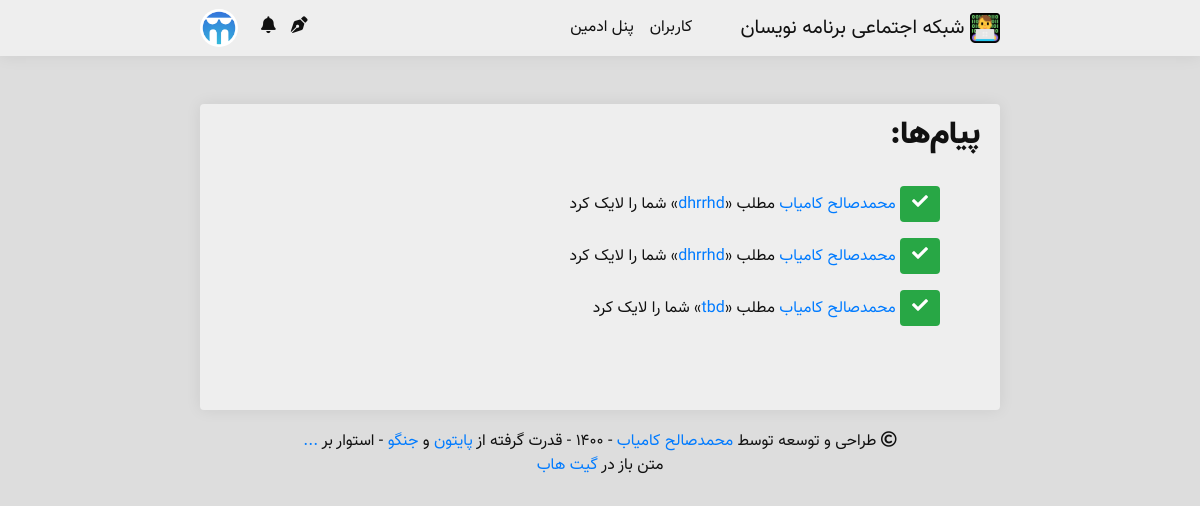
The app's page /user/notifications/all/?page=1/ (signed in), older data.
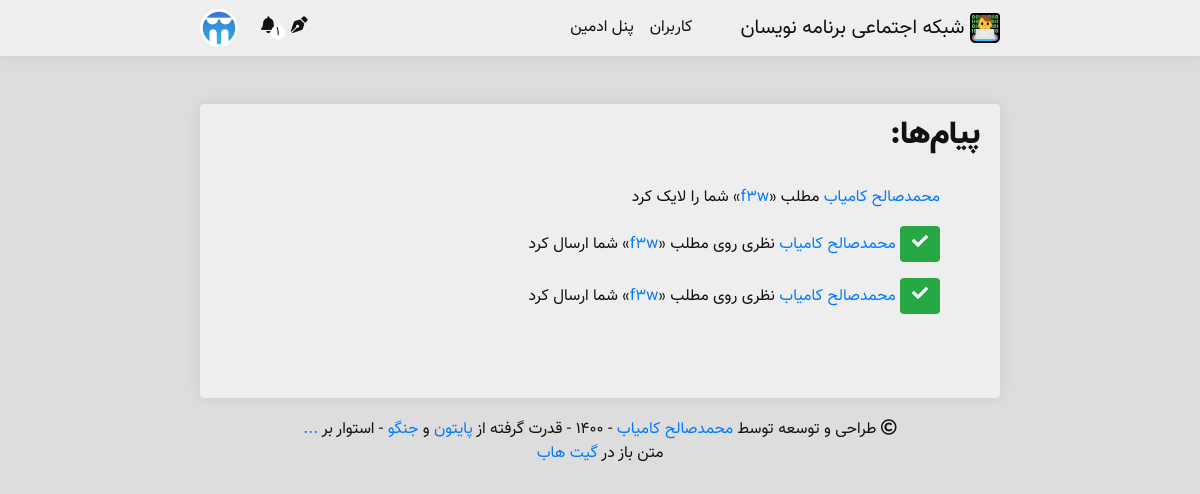
The same page, newer data.
### main/models.py (models this page shows)
class Notification(models.Model):
    givver = models.ForeignKey('Person', on_delete = models.SET_NULL, null = True, verbose_name = 'گیرنده')
    message = models.TextField(verbose_name = 'متن پیام')
    notif_type = models.CharField(max_length = 10, null = True, default = None, verbose_name = 'نوع')
    done = models.BooleanField(default = False, verbose_name = 'خوانده شده')
    class Meta:
        verbose_name = 'پیام'
        verbose_name_plural = 'پیام‌ها'

### persons/views.py (the view)
# urls.py: path('notifications/all/?page=<int:page>/', views.all_notifications, name = 'all_notifications'),
@login_required
def all_notifications(request, page):
    person = Person.objects.get(username = request.user.username)
    notifications = Notification.objects.filter(givver = person).order_by('-id')
    paginate = Paginator(notifications, 3)
    context = {
        'notifications': paginate.page(page),
    }
    mskf.add_notification_availability_to_context(request, context)
    mskf.add_authenticated_user_to_context(request, context)
    return render(request, 'person/notifications/list.html', context)

### main/functions.py (called while the page is built)
    def add_notification_availability_to_context(request, context):
        if request.user.is_authenticated:
            person = Person.objects.get(username=request.user.username)
            notification = Notification.objects.filter(
                givver=person,
                done=False)
            new_notif = False
            if len(notification) > 0:
                new_notif = True
            context['new_notif'] = new_notif
            context['notif_len'] = len(notification)

    def add_authenticated_user_to_context(request, context):
        if request.user.is_authenticated:
            authenticated_user = Person.objects.get(username=request.user.username)
            context['authenticated_user'] = authenticated_user

### media/template/person/notifications/list.html (shortened to what this page needs)
{% extends 'main.html' %}
{% load static %}
{% block body %}
<div class="body  border-gray">
<h2>پیام‌ها:</h2><br/>
<ul style="list-style-type: none;" class="infinite-container">
    {% for notification in notifications.object_list %}
        <li class="infinite-item">
            <p>
                {% if notification.done == True %}
                    <button type="button" class="btn btn-success  border-gray"><i class="fas fa-check"></i></button>
                {% endif %}
                {{ notification.message | safe }}
            </p>
        </li>
    {% endfor %}
</ul>
<br/>
{% if notifications.has_next %}
    <div class="d-flex justify-content-center" style="display:none;">
    </div>
{% endif %}
</div>
{% endblock %}

### media/template/partials/navigation.html (shortened to what this page needs)
{% load static %}
<nav class="navbar navbar-expand-lg navbar-light  border-gray">
    <div class="wrp">
    <a class="navbar-brand" href="{% url 'index' %}">
        <img src="{% static 'img/programmers-social_logo.svg' %}" width="30" height="30" class="programmers-social_logo d-inline-block align-top" alt="شبکه اجتماعی برنامه نویسان" loading="lazy">
        شبکه اجتماعی برنامه نویسان
    </a>
    <div class="collapse navbar-collapse" id="navbarText">
        <ul class="navbar-nav mr-auto">
            <li class="nav-item">
                <a class="nav-link" href="{% url 'person:all_persons' 1 %}">کاربران</a>
            </li>
            {% if perms.admin %}
                <li class="nav-item">
                    <a class="nav-link" href="/admin/">پنل ادمین</a>
                </li>
            {% endif %}
        </ul>
    </div>
    <form class="form-inline">
        {% if user.is_authenticated %}
        <div class="tooltip" style="margin-left: 15px;">
            <a class="notification my-2" href="{% url 'person:post:new_post' %}"><i class="fas fa-pen-nib"></i></a>
        </div>
            <a href="{% url 'person:profile_detail' user.username %}">
                {% if new_notif %}
                    <div class="tooltip" style="margin-left: 15px;">
                        <a class="notification" href="{% url 'person:new_notifications' %}">
                            <span><i class="fas fa-bell"></i>
                            <span class="badge badge-light badge-notif">{{ notif_len }}</span>
                        </a>
                    </div>
                {% else %}
                    <div class="tooltip" style="margin-left: 15px;">
                        <a class="notification" href="{% url 'person:all_notifications' 1 %}"><i class="fas fa-bell"></i></a>
                    </div>
                {% endif %}
            </a>
            <div class="dropdown">
                <a>
                    {% if authenticated_user.avatar.url != None %}
                        <img class="avatar mr-sm-2" type="button" src="{{ authenticated_user.avatar.url }}" width="38px" height="38px">
                    {% else %}
                        <img class="avatar mr-sm-2" type="button" src="/cloud/avatars/default_avatar.png/" width="38px" height="38px">
                    {% endif %}
                </a>
            </div>
        {% endif %}
    </form></div>
</nav>
<br/><br/>

Row changes from the older to the newer data that the page shows:
no longer on this page (row unchanged): Notification: done True (drawn), message "محمدصالح کامیاب مطلب « dhrrhd » شما را لایک کرد"
no longer on this page (row unchanged): Notification: done True (drawn), message "محمدصالح کامیاب مطلب « dhrrhd » شما را لایک کرد"
no longer on this page (row unchanged): Notification: done True (drawn), message "محمدصالح کامیاب مطلب « tbd » شما را لایک کرد"
added Notification: message "محمدصالح کامیاب مطلب « f3w » شما را لایک کرد"
added Notification: done True (drawn), message "محمدصالح کامیاب نظری روی مطلب « f3w » شما ارسال کرد"
added Notification: done True (drawn), message "محمدصالح کامیاب نظری روی مطلب « f3w » شما ارسال کرد"
Text that changed along with them:
{{ notif_len }}: (not shown) → "1"
